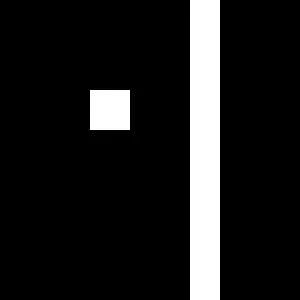
#> input picture img.png, 300 x 300 px
$ python main.py
#> lines starting #> are read from the running program, lines starting #| are printed output that depends on the picture
#> in main, og_image is the input picture: PIL image 300x300 RGB; mean R, G, B 30.1, 30.1, 30.1
from PIL import Image, ImageOps
import math


def convolve(img, sz, step):
#> called with sz = 3, step = 2
    start = math.floor(sz / 2)
    con_pixels = []
    for x in range(start, img.size[0] - 1, step):
        for y in range(start, img.size[1] - 1, step):
            tl = img.getpixel((y - 1, x - 1))
            tc = img.getpixel((y - 1, x))
            tr = img.getpixel((y - 1, x + 1))

            lc = img.getpixel((y, x - 1))
            cc = img.getpixel((y, x))
            rc = img.getpixel((y, x + 1))

            bl = img.getpixel((y + 1, x - 1))
            bc = img.getpixel((y + 1, x))
            br = img.getpixel((y + 1, x + 1))

            sum = tl * 3 + tc * 10 + tr * 3 + lc * 0 + cc * 0 + rc * 0 + bl * -3 + bc * -10 + br * -3
            div = 1
            y_ave = math.floor(sum / div)

            sum = tl * 3 + tc * 0 + tr * 3 + lc * 10 + cc * 0 + rc * -10 + bl * -3 + bc * 0 + br * -3
            div = 1
            x_ave = math.floor(sum / div)

            sum = tl * 3 + tc * -10 + tr * -3 + lc * 0 + cc * 0 + rc * 0 + bl * 3 + bc * 10 + br * -3
            div = 1
            y_ave_not = math.floor(sum / div)

            sum = tl * -3 + tc * 0 + tr * -3 + lc * -10 + cc * 0 + rc * 10 + bl * 3 + bc * 0 + br * 3
            div = 1
            x_ave_not = math.floor(sum / div)
            ave = math.floor(max(x_ave, y_ave, x_ave_not, y_ave_not))
            con_pixels.append(ave)
#> after the loop, con_pixels = 22201 items

    dims = (math.floor(img.size[0] / step) - 1, math.floor(img.size[1] / step) - 1)
#> dims = (149, 149)
    output = Image.new('L', dims)
#> output: PIL image 149x149 L; every value is 0
    print(len(con_pixels))
#| 22201
    output.putdata(con_pixels)
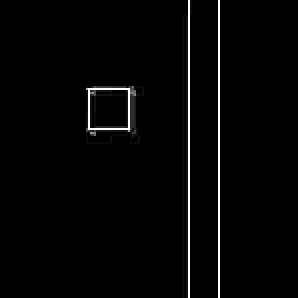
#> output: PIL image 149x149 L (shown 2 times larger); min 0, max 255, mean 5
    output.show()


# end def convolve(img, sz, step):


def main():
    og_image = Image.open("img.png")
    # convert to grayscale
    gray_image = ImageOps.grayscale(og_image)
    # open original for comparison
    gray_image.show()
    # kernel size of 3x3
    convolve(gray_image, 3, 2)


# end def main():


if __name__ == "__main__":
    main()
